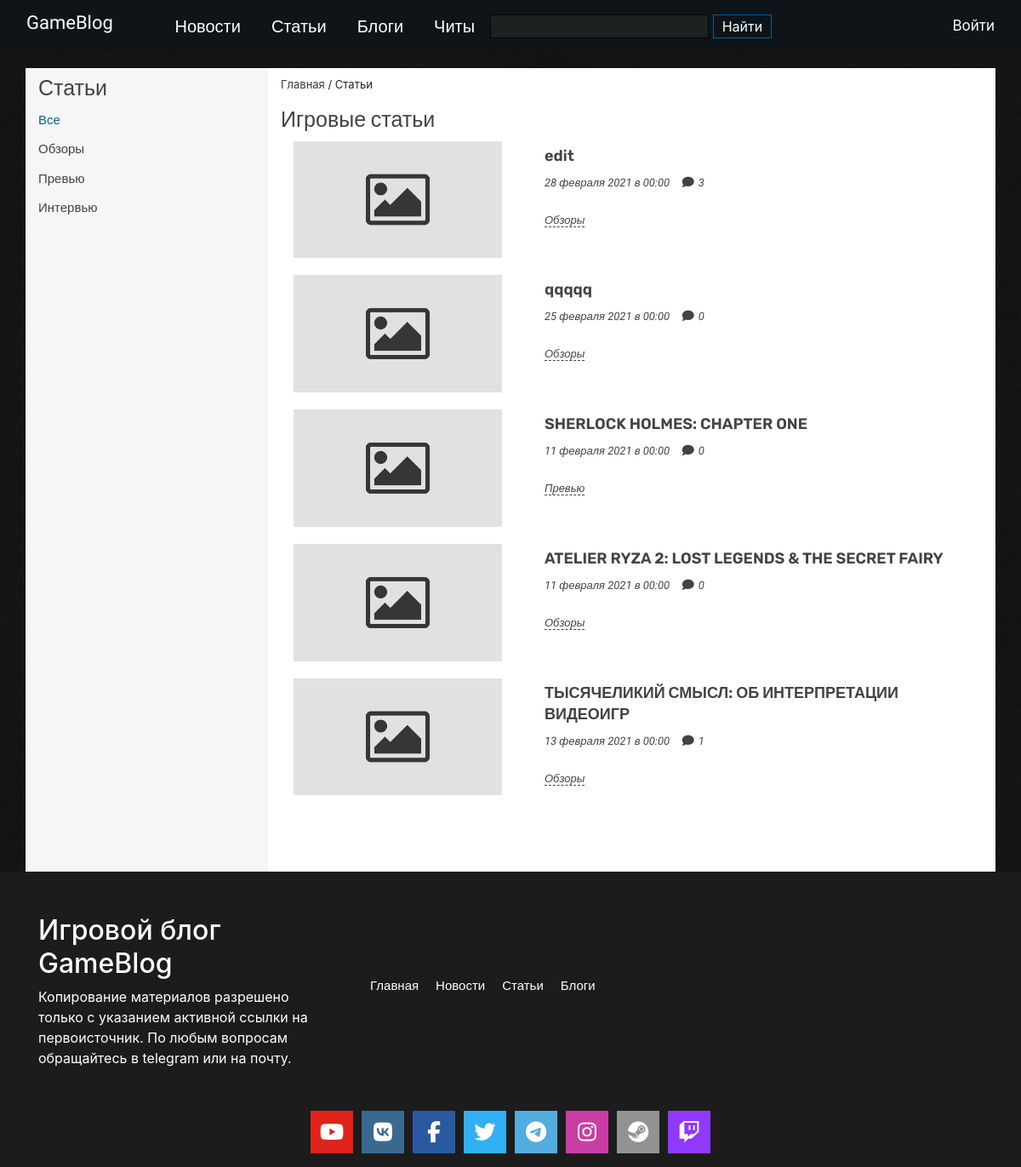
Page /articles on the earlier database version.
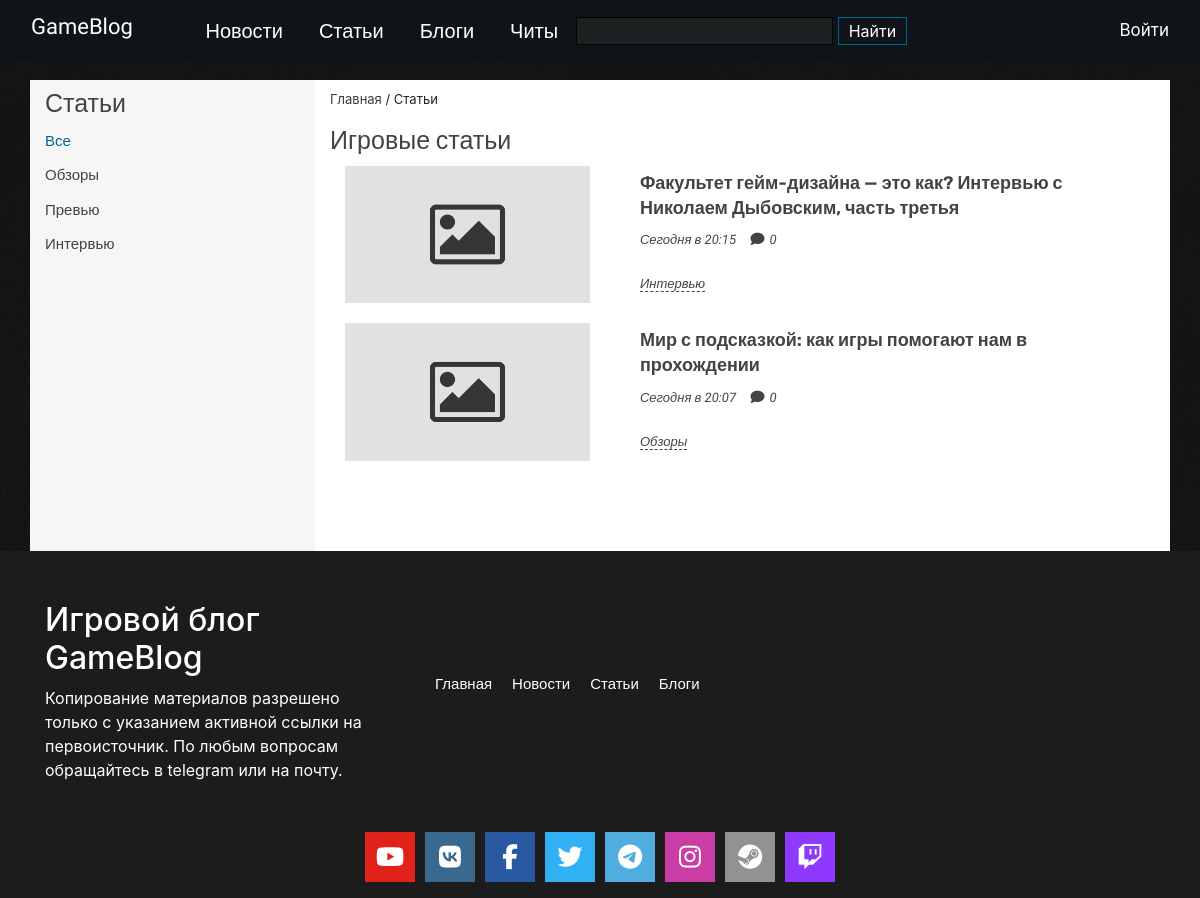
Same page on the later database version.
### tables this page shows
CREATE TABLE `category` (
  `id` int(11) NOT NULL,
  `title` varchar(255) NOT NULL,
  `code` varchar(255) NOT NULL,
  `table_name` varchar(255) NOT NULL
);

CREATE TABLE `articles` (
  `id` int(11) NOT NULL,
  `cat_id` int(11) NOT NULL,
  `title` varchar(255) NOT NULL,
  `description` text NOT NULL,
  `author` varchar(50) NOT NULL,
  `date` datetime NOT NULL,
  `image` varchar(255) NOT NULL,
  `meta_desc` text NOT NULL,
  `meta_keywords` text NOT NULL,
  `showSlider` int(11) NOT NULL DEFAULT 0
);

### public/index.php (called while the page is built, shortened)
<?php
$qStr = $_SERVER['QUERY_STRING'];
spl_autoload_register(function ($className){
    $className = ROOT .'/'. str_replace('\\', '/', $className) . '.php';
});
Router::dispatch($qStr);

### config/db.php (called while the page is built)
<?php
return [
    'dsn' => 'mysql:host=localhost;dbname=gameblog',
    'user' => 'root',
    'password' => 'root'
];

### app/controllers/ArticlesController.php (called while the page is built, shortened)
<?php
class ArticlesController extends AppController
{
    public function indexAction()
    {
        $articles = new Article();
        $page = isset($_GET['page']) ? (int)$_GET['page'] : 1;
        $perPage = 20;
        $total = $articles->count();
        if ($total >= $perPage){
            $pagination = new Pagination($page, $perPage, $total);
            $start = $pagination->getStart();
            $allArticles = $articles->getAllLimit($start, $perPage);
        }
        else {
            $allArticles = $articles->getAll();
        }
        $allArticles = editNewDateArray($allArticles);
        $categoryArticles = $articles->getCategory('category', 'articles');
    }
}

### app/views/Articles/index.php (the view, shortened to what this page needs)
<div class="container">
    <div class="row main-content-news">
        <div class="col-xs-12 col-sm-12 col-md-3 col-lg-3 sidebar">
            <span class="sidebar-title">Статьи</span>
            <div class="category-news">
                <ul class="category-news-list">
                    <li class="category-news_item"><a href="/articles" class="active">Все</a></li>
                    <? foreach ($arrCategory as $category): ?>
                        <li class="category-news_item"><a href="/articles/category/<?=$category['code']?>"><?=$category['title']?></a></li>
                    <? endforeach; ?>
                </ul>
            </div>
        </div>
        <div class="col-xs-12 col-sm-12 col-md-9 col-lg-9 article-news-content">
            <div class="block-breadcrumbs">
                <p class="wrapper_p"><a href="/">Главная</a> / Статьи</p>
            </div>
            <div class="article-news-title">
                <h1>Игровые статьи</h1>
            </div>
            <div class="article-news">
                <? if (count($allArticles) > 0): ?>
                <? foreach ($allArticles as $article): ?>
                    <div class="col-12 article-new">
                        <div class="row">
                            <div class="col-4">
                                <a href="articles/detail/<?=$article['num_id']?>">
                                    <? if(file_exists($_SERVER['DOCUMENT_ROOT'].PATH_IMAGE.'/'.$article['image'])): ?>
                                        <img src="<?=PATH_IMAGE?>/<?=$article['image']?>" class="article-new__img" alt="<?=$article['image']?>">
                                    <? else: ?>
                                        <img src="<?=NO_IMG?>" class="article-new__img" alt="<?=$article['image']?>">
                                    <? endif; ?>
                                </a>
                            </div>
                            <div class="col-8">
                                <div class="article__new">
                                    <div class="article-new__name">
                                        <a href="articles/detail/<?=$article['num_id']?>"><?=$article['title']?></a>
                                    </div>
                                    <div class="article-new__info">
                                        <span class="article-new__info--date"><?=$article['date']?></span>
                                        <span class="article-new__info--comment"><i class="fa fa-comment-o" aria-hidden="true"></i><?=$article['comments']?></span>
                                    </div>
                                    <div class="article-new__tags">
                                        <span><?=$article['cat_title']?></span>
                                    </div>
                                </div>
                            </div>
                        </div>
                    </div>
                <? endforeach; ?>
                <? else: ?>
                    <span class="no-records">Статей еще нет. Но скоро появятся!</span>
                <? endif; ?>
            </div>
        </div>
    </div>
</div>

Differences in the rows shown:
removed articles: title "edit", date "28 февраля 2021 в 00:00", comments "3", category.title "Обзоры"
removed articles: title "qqqqq", date "25 февраля 2021 в 00:00", comments "0", category.title "Обзоры"
removed articles: title "SHERLOCK HOLMES: CHAPTER ONE", date "11 февраля 2021 в 00:00", comments "0", category.title "Превью"
removed articles: title "ATELIER RYZA 2: LOST LEGENDS & THE SECRET FAIRY", date "11 февраля 2021 в 00:00", comments "0", category.title "Обзоры"
removed articles: title "ТЫСЯЧЕЛИКИЙ СМЫСЛ: ОБ ИНТЕРПРЕТАЦИИ ВИДЕОИГР", date "13 февраля 2021 в 00:00", id "1", category.title "Обзоры"
added articles: title "Факультет гейм-дизайна — это как? Интервью с Николаем Дыбовским, часть третья", date "Сегодня в 20:15", comments "0", category.title "Интервью"
added articles: title "Мир с подсказкой: как игры помогают нам в прохождении", date "Сегодня в 20:07", comments "0", category.title "Обзоры"
